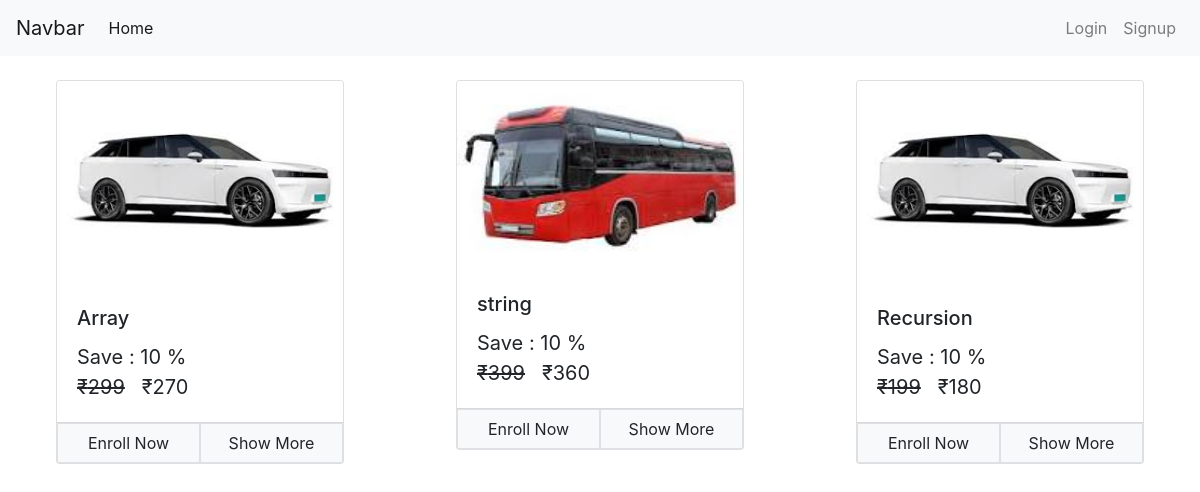
The page / on the database its author committed.
### courses/models/course.py (models this page shows)
class Course(models.Model):
    name = models.CharField(max_length=50,null=False)
    slug = models.CharField(max_length=50,null=False,unique=True)
    description = models.CharField(max_length=200,null=True)
    price = models.IntegerField(null=False)
    discount = models.IntegerField(null=False,default=0)
    active = models.BooleanField(default=False)
    thumbnail= models.ImageField(upload_to='files/thumbnail')
    date = models.DateTimeField(auto_now_add=True)
    resource = models.FileField(upload_to='files/resource')
    length = models.IntegerField(null=False)
    def __str__(self):
        return self.name

### courses/views/homepage.py (the view)
# urls.py: path('',home,name='home'),
def home(request):
    courses = Course.objects.all()
    print(courses)
    context = {'course':courses}
    return render(request,'courses/home.html',context )

### courses/templatetags/courses_custom_tags.py (called while the page is built)
@register.simple_tag
def call_sellprice(price,discount):
    a = int(price)
    b = int(discount)
    if a is None or b is 0:
        return price
    sellprice = a
    sellprice = a - (a * b * 0.01)
    return math.ceil(sellprice)

### courses/templates/courses/home.html (shortened to what this page needs)
{% extends 'courses/base.html' %}
{% load courses_custom_tags %}
{% block content %}
<div class="container-fluid">
  <br>
<div class="row">
{% for x in course %}
<div class="col mx-auto">
  <div class="card mx-auto" style="width: 18rem;">
  <img src="{{x.thumbnail.url}}" class="card-img-top" alt="...">
  <div class="card-body">
    <h5 class="card-title">{{x.name}}</h5>
    <p class="card-text">
      <span class='price'>
        Save : {{x.discount}} %
        <br>
      <del>₹{{x.price}}</del> &nbsp;
      <span> ₹{% call_sellprice x.price x.discount %}</span>
      </span>
    </p>
  </div>
  <div class="card-footer p-0">
    <div class="row no-gutters">
      <div class='col border'>
      <a href="/check-out/{{x.slug}}" class="btn btn-light btn-block">Enroll Now</a>
      </div>
      <div class="col border">
      <a href="/course/{{x.slug}}" class="btn btn-light btn-block">Show More</a>
      </div>
    </div>
  </div>
</div>
</div>
{% endfor %}
</div>
</div>
{% endblock content %}

### courses/templates/courses/base.html (shortened to what this page needs)
<!DOCTYPE html>
{% load static %}
<html lang="en">
  <head>
    <link
      rel="stylesheet"
      href="https://cdn.jsdelivr.net/npm/bootstrap@4.3.1/dist/css/bootstrap.min.css"
/>
      <link rel="stylesheet" href="{% static 'courses/css/common.css' %}">
  </head>
  <body>
    <div>
      <nav class="navbar navbar-expand-lg navbar-light bg-light">
        <a class="navbar-brand" href="#">Navbar</a>
        <div class="collapse navbar-collapse" id="navbarNav">
          <ul class="navbar-nav mr-auto">
            <li class="nav-item active">
              <a class="nav-link" href="/"
                >Home <span class="sr-only">(current)</span></a
              >
            </li>
          </ul>
          <ul class="navbar-nav ml-auto">
            {% if request.user.is_authenticated %}
               <li class="nav-item">
              <a class="nav-link" href="/logout">Logout</a>
             {% else %}
                   <li class="nav-item">
              <a class="nav-link" href="/login">Login</a>
            </li>
            <li class="nav-item">
              <a class="nav-link" href="/signup">Signup</a>
            </li>
            {% endif %}
          </ul>
        </div>
      </nav>
    </div>
    {% block content %} {% endblock content %}
  </body>
</html>

### courses/static/courses/css/common.css (style rules this page uses)
.price { font-size: 20px; }

### courses/templates/courses/home.html (style rules this page uses)
.price { font-size : 20px; }

### rows shown on the page
Course: thumbnail (picture), name "Array", discount "10", price "299", price+discount "270"
Course: thumbnail (picture), name "string", discount "10", price "399", price+discount "360"
Course: thumbnail (picture), name "Recursion", discount "10", price "199", price+discount "180"
